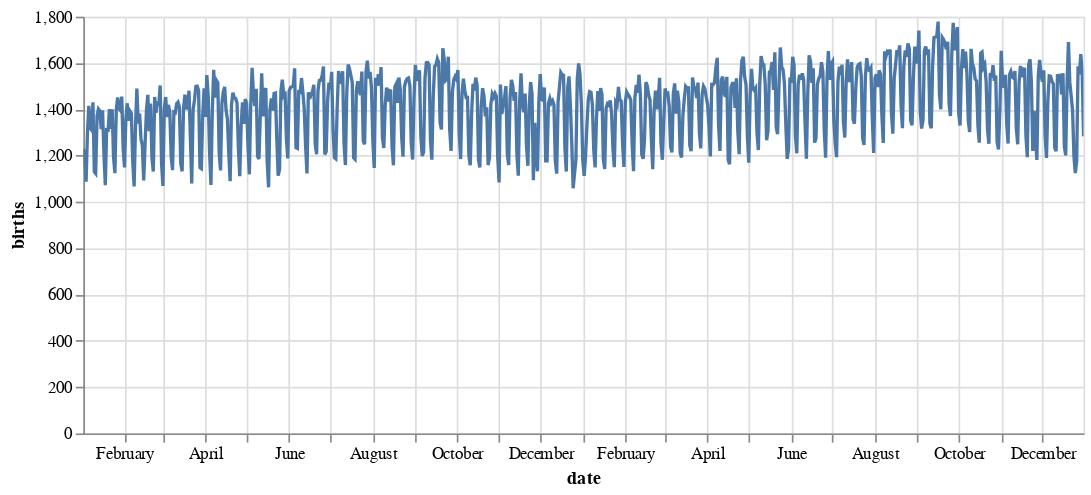

Notebook cell for this chart:
### Code cell
import altair as alt

(alt.Chart(subset_df)
    .mark_line()
    .encode(x='date', y='births')
    .properties(width=600, height=250)
    .interactive())

### Figure 1 — Vega-Lite specification as saved in the notebook (floating-point values rounded to 4 significant figures; data arrays with more than 128 entries replaced by an {"elided": "..."} marker saying what was removed)
{"config": {"view": {"continuousWidth": 400, "continuousHeight": 300}}, "data": {"name": "data-d55a17b29eabc303113cc859758161fe"}, "mark": "line", "encoding": {"x": {"type": "temporal", "field": "date"}, "y": {"type": "quantitative", "field": "births"}}, "height": 250, "selection": {"selector001": {"type": "interval", "bind": "scales", "encodings": ["x", "y"]}}, "width": 600, "$schema": "https://vega.github.io/schema/vega-lite/v4.8.1.json", "datasets": {"data-d55a17b29eabc303113cc859758161fe": {"elided": "730 records"}}}
